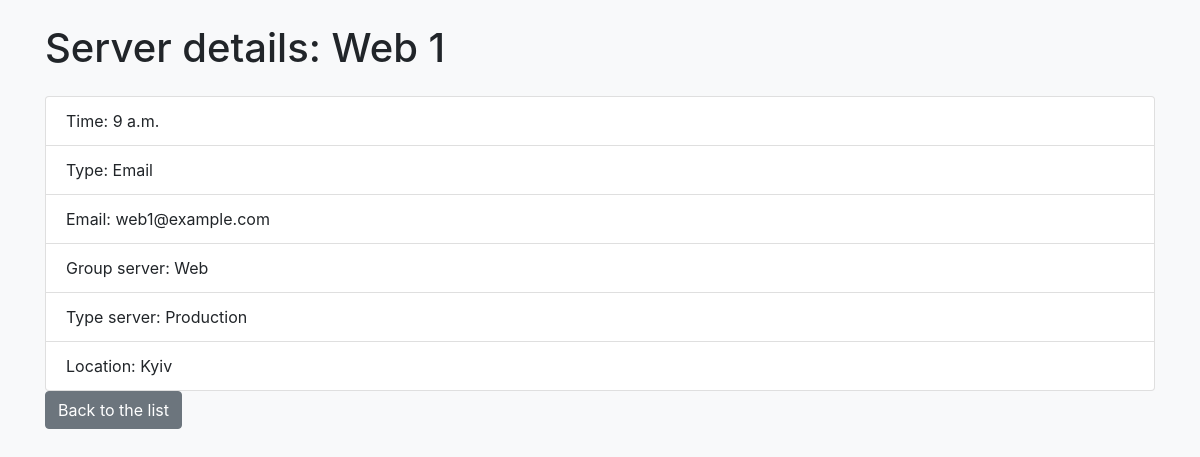
/1/, run on the app's committed database.
### servers/models.py (models this page shows, shortened)
class Server(models.Model):
    name = models.CharField("Name server", max_length=100)
    alert_time = models.TimeField("Time alert")
    NOTIFICATION_TYPES = [
        ("email", "Email"),
        ("sms", "SMS"),
        ("push", "Push-message"),
    ]
    notification_type = models.CharField("Type alert", max_length=10, choices=NOTIFICATION_TYPES)
    email = models.EmailField("Email adress")
    server_group = models.CharField("Servers group", max_length=100)
    server_group_type = models.CharField("Type group servers")
    location = models.CharField("Location server", max_length=200)

### servers/views.py (the view)
# urls.py: path('<int:server_id>/', views.server_detail, name='server_detail'),
def server_detail(request, server_id):
    server = get_object_or_404(Server, id=server_id)
    return render(request, 'servers/server_detail.html', {'server':server})

### servers/templates/servers/server_detail.html (shortened to what this page needs)
{% extends "servers/base.html" %}
{% block content %}
    <h1 class="mb-4">Server details: {{ server.name }}</h1>
    <ul class="list-group">
        <li class="list-group-item">Time: {{ server.alert_time }}</li>
        <li class="list-group-item">Type: {{ server.get_notification_type_display }}</li>
        <li class="list-group-item">Email: {{ server.email }}</li>
        <li class="list-group-item">Group server: {{ server.server_group }}</li>
        <li class="list-group-item">Type server: {{ server.server_group_type }}</li>
        <li class="list-group-item">Location: {{ server.location }}</li>
    </ul>
    <a class="btn btn-secondary" href="{% url 'server_list' %}">Back to the list</a>
{% endblock %}

### data on the page
Server: name "Web 1", alert_time "9 a.m.", notification_type "Email", email "web1@example.com", server_group "Web", server_group_type "Production", location "Kyiv"
